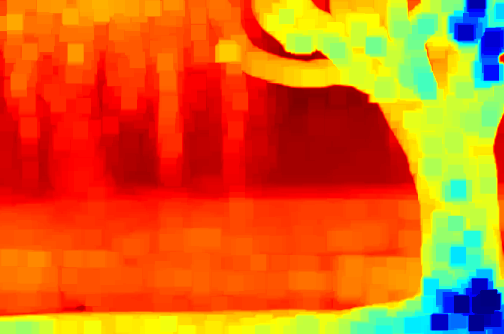
#> input picture dehaze/fast_cap/depth min block.png, 504 x 334 px, given in place of swan.png, which was not available
$ python cap_dehazing.py   (older library calls are emulated)
#> lines starting #> are read from the running program, lines starting #| are printed output that depends on the picture; pictures that were not available may be replaced by others from this repository, and a replacement may not be noted
# Python
import os
import sys
import math
# 3rd party
import cv2
import numpy


def cv_show(image, message='crane'):
	cv2.imshow(message, image)
	cv2.waitKey(0)
	cv2.destroyAllWindows()


def normalize(image):
	min_value = image.min()
	dynamic = image.max() - min_value
	image = (image - min_value) / dynamic
	return numpy.clip(image * 255, 0, 255).astype("uint8")


def heatmap_show(image):
	heat_map = cv2.normalize(image, None, alpha=0, beta=255, norm_type=cv2.NORM_MINMAX, dtype=cv2.CV_8U)
	return cv2.applyColorMap(heat_map, cv2.COLORMAP_JET)


def evaluate_depth_map(haze_one, thetas=[0.121779, 0.959710, -0.780245, 0.041337]):
	# 转成 hsv 空间
	hsv = cv2.cvtColor(haze_one, cv2.COLOR_BGR2HSV)
	if(len(thetas) == 3):
		return thetas[0] + thetas[1] * hsv[:, :, 2] + thetas[2] * hsv[:, :, 1]
	else:
		return thetas[0] + thetas[1] * hsv[:, :, 2] + thetas[2] * hsv[:, :, 1] + numpy.random.normal(0, thetas[-1], tuple(hsv.shape[:2]))


def evaluate_dark_region(depth, radius=7, use_ctypes=True):
	reflect = cv2.copyMakeBorder(depth, radius, radius, radius, radius, cv2.BORDER_REFLECT)
	# Pybind11
	if(use_ctypes == False):
		import crane
		return crane.compute_dark(reflect, radius)
	# Ctypes
	else:
		import ctypes
		lib = ctypes.cdll.LoadLibrary("./cpp_extensions/ctypes/example.so")
		pad_ptr = reflect.ctypes.data_as(ctypes.c_char_p)
		rows, cols = reflect.shape
		result = numpy.zeros((rows - 2 * radius, cols - 2 * radius)).astype("float32")
		res_ptr = result.ctypes.data_as(ctypes.c_char_p)
		lib.compute_dark(pad_ptr, res_ptr, rows, cols, radius)
		return result
	# [8 lines of commented-out code are left out]


def evaluate_atmospheric_light(haze, depth, radius=7, proportion=0.001, correct=True, refine=True):
	global history
	# 先找到每个点局部区域的最小值
	depth_block = evaluate_dark_region(depth, radius) if(correct) else depth
	history["depth min block"] = heatmap_show(depth_block)

	# 是否要对深度图做修正
	if(correct and refine):
		depth = cv2.ximgproc.guidedFilter(haze, depth, 7, 1e-2)
		history["refined depth by guidedFilter"] = heatmap_show(depth)

	# 在局部取最小的深度图中, 找最亮的 0.1% 的点坐标
	H, W = depth_block.shape[:2]
	num = math.ceil(H * W * proportion)
	depth_map_dark_f = depth_block.flatten()
	brightest = numpy.argsort(depth_map_dark_f)
	brightest = brightest[-num:]
	brightest = (numpy.array([it / W for it in brightest], dtype=numpy.int64), \
				 numpy.array([it % W for it in brightest], dtype=numpy.int64))

	# 画出用于估计 A 的是哪些像素
	display = haze.copy()
	points_num = len(brightest[0])
	for i in range(points_num):
		cv2.circle(display, (brightest[1][i], brightest[0][i]), 1, (0, 0, 255))
	history["pixels used for evaluate A"] = display

	# 对应输入的有雾图像中去找 r, g, b 三通道的最大值, 作为全局大气光的估计
	brightest_pixels = haze[brightest]
	A = brightest_pixels.max(axis=0)

	return A[::-1], depth


# 记录中间结果
history = {}

# 读取图像
image_path = './images/input/swan.png'
haze_image = cv2.imread(image_path)
#> haze_image is the input picture: shape (334, 504, 3); mean B, G, R 24.9, 103.7, 217.4
I = haze_image.astype("float32") / 255

# 求深度图
beta = 0.75
depth_map = evaluate_depth_map(I, thetas=[0.1893, 1.0267, -1.2966])
#> in evaluate_depth_map, `hsv = cv2.cvtColor(haze_one, cv2.COLOR_BGR2HSV)`: hsv: shape (334, 504, 3) float32; mean H, S, V 39.4, 1, 0.9
#> in evaluate_depth_map, `return thetas[0] + thetas[1] * hsv[:, :, 2] + thetas[2] * hsv[:, :, 1]`:
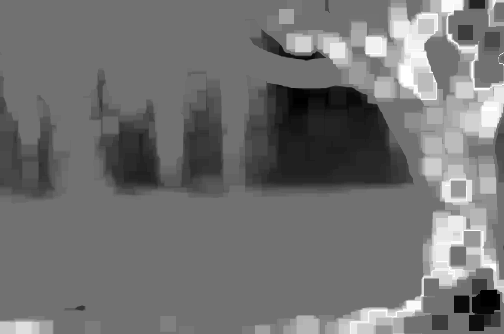
#> returned value: shape (334, 504) float32; min -0.592, max 0.56, mean -0.0773; drawn with min black and max white
history["original depth"] = heatmap_show(depth_map)
#> in heatmap_show, `return cv2.applyColorMap(heat_map, cv2.COLORMAP_JET)`:
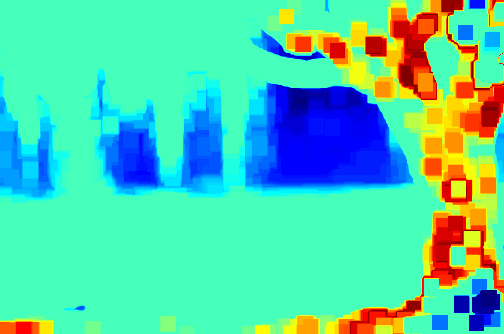
#> returned value: shape (334, 504, 3); mean of channels 0, 1, 2 170, 207, 82; drawn as B, G, R

# 根据深度图求解传输率 t
transmission_map = numpy.exp(-beta * depth_map)
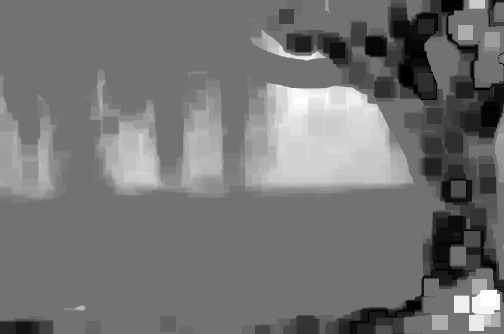
#> transmission_map: shape (334, 504) float32; min 0.657, max 1.56, mean 1.07; drawn with min black and max white
t = numpy.clip(transmission_map, 0.05, 1.0)
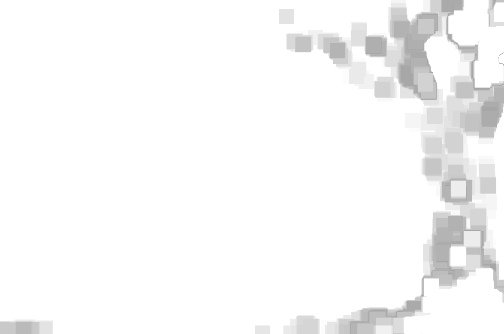
#> t: shape (334, 504) float32; min 0.657, max 1, mean 0.973
history["transmission map"] = heatmap_show(t)
#> in heatmap_show (call 2), `heat_map = cv2.normalize(image, None, alpha=0, beta=255, norm_type=cv2..`:
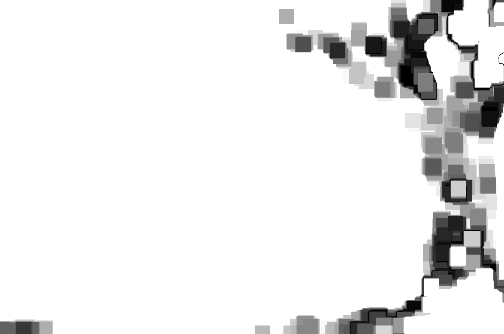
#> heat_map: shape (334, 504); min 0, max 255, mean 234.7
#> in heatmap_show (call 2), `return cv2.applyColorMap(heat_map, cv2.COLORMAP_JET)`:
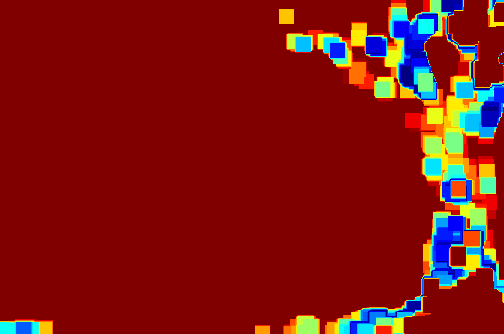
#> returned value: shape (334, 504, 3); mean of channels 0, 1, 2 18.3, 21.9, 128.1; drawn as B, G, R

# 根据深度图求解全局大气光 A
A, depth_map = evaluate_atmospheric_light(
	I, depth_map, correct=True, refine=True, radius=7)
#> in evaluate_dark_region, `reflect = cv2.copyMakeBorder(depth, radius, radius, radius, radius, cv..`:
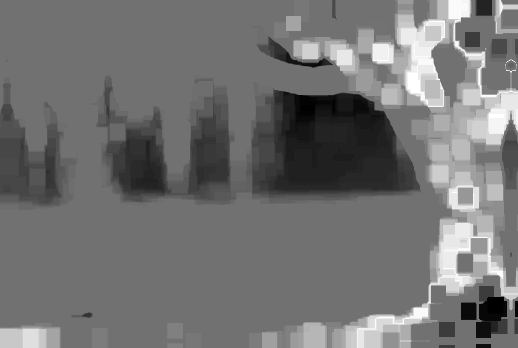
#> reflect: shape (348, 518) float32; min -0.592, max 0.56, mean -0.0743; drawn with min black and max white
#> (the run stopped early here; a loop or call above may not have finished)

$ run again, on dehaze/fast_cap/transmission map.png
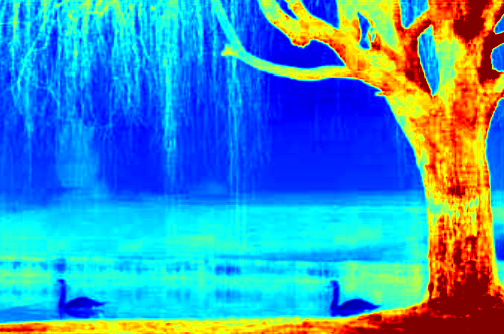
#> input picture dehaze/fast_cap/transmission map.png, 504 x 334 px, given in place of swan.png, which was not available
#> haze_image is the input picture: shape (334, 504, 3); mean B, G, R 189.9, 146.4, 59
#> hsv: shape (334, 504, 3) float32; mean H, S, V 162.6, 1, 1
#> in heatmap_show (call 2), `return cv2.applyColorMap(heat_map, cv2.COLORMAP_JET)`:
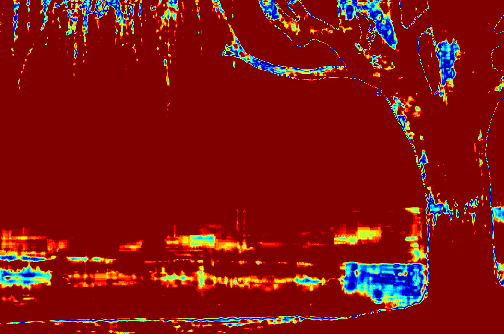
#> returned value: shape (334, 504, 3); mean of channels 0, 1, 2 13.9, 17.5, 131; drawn as B, G, R
#> in evaluate_dark_region, `reflect = cv2.copyMakeBorder(depth, radius, radius, radius, radius, cv..`:
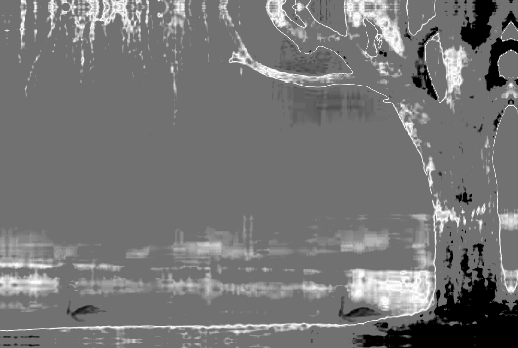
#> reflect: shape (348, 518) float32; min -0.592, max 0.56, mean -0.0594; drawn with min black and max white
